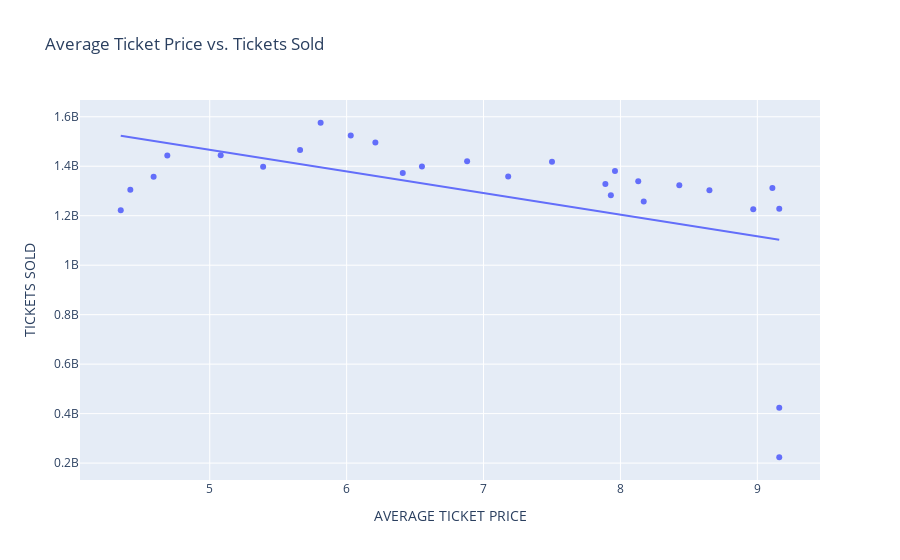

Notebook source saved alongside this figure:
### Code cell
ticket_relationship = px.scatter(
  annual_ticket_sales_tycopy, x= 'AVERAGE TICKET PRICE', y='TICKETS SOLD', trendline = 'ols',
    title = 'Average Ticket Price vs. Tickets Sold'
)
ticket_relationship.show()

### Figure 1 — Plotly figure (JSON) as saved in the notebook; plotly's stock layout.template omitted (floating-point values rounded to 4 significant figures)
{"data": [{"hovertemplate": "AVERAGE TICKET PRICE=%{x}<br>TICKETS SOLD=%{y}<extra></extra>", "legendgroup": "", "marker": {"color": "#636efa", "symbol": "circle"}, "mode": "markers", "name": "", "orientation": "v", "showlegend": false, "type": "scatter", "x": [9.16, 9.16, 9.16, 9.11, 8.97, 8.65, 8.43, 8.17, 8.13, 7.96, 7.93, 7.89, 7.5, 7.18, 6.88, 6.55, 6.41, 6.21, 6.03, 5.81, 5.66, 5.39, 5.08, 4.69, 4.59, 4.42, 4.35], "xaxis": "x", "y": [423774881, 223638958, 1228541629, 1311536128, 1225639761, 1302556378, 1323356776, 1257402920, 1339168926, 1380921942, 1282915168, 1328549021, 1418567388, 1358042073, 1420036680, 1398738283, 1372980280, 1495651298, 1524589620, 1575756527, 1465874205, 1397460079, 1444664086, 1443832471, 1357349648, 1305221290, 1221705907], "yaxis": "y"}, {"hovertemplate": "<b>OLS trendline</b><br>TICKETS SOLD = -8.74321e+07 * AVERAGE TICKET PRICE + 1.90349e+09<br>R<sup>2</sup>=0.235013<br><br>AVERAGE TICKET PRICE=%{x}<br>TICKETS SOLD=%{y} <b>(trend)</b><extra></extra>", "legendgroup": "", "marker": {"color": "#636efa", "symbol": "circle"}, "mode": "lines", "name": "", "showlegend": false, "type": "scatter", "x": [4.35, 4.42, 4.59, 4.69, 5.08, 5.39, 5.66, 5.81, 6.03, 6.21, 6.41, 6.55, 6.88, 7.18, 7.5, 7.89, 7.93, 7.96, 8.13, 8.17, 8.43, 8.65, 8.97, 9.11, 9.16, 9.16, 9.16], "xaxis": "x", "y": [1523000000.0, 1517000000.0, 1502000000.0, 1493000000.0, 1459000000.0, 1432000000.0, 1409000000.0, 1396000000.0, 1376000000.0, 1361000000.0, 1343000000.0, 1331000000.0, 1302000000.0, 1276000000.0, 1248000000.0, 1214000000.0, 1210000000.0, 1208000000.0, 1193000000.0, 1189000000.0, 1166000000.0, 1147000000.0, 1119000000.0, 1107000000.0, 1103000000.0, 1103000000.0, 1103000000.0], "yaxis": "y"}], "layout": {"autosize": true, "legend": {"tracegroupgap": 0}, "title": {"text": "Average Ticket Price vs. Tickets Sold"}, "xaxis": {"anchor": "y", "autorange": true, "domain": [0, 1], "range": [4.055, 9.455], "title": {"text": "AVERAGE TICKET PRICE"}, "type": "linear"}, "yaxis": {"anchor": "x", "autorange": true, "domain": [0, 1], "range": [112100000.0, 1687000000.0], "title": {"text": "TICKETS SOLD"}, "type": "linear"}}}
